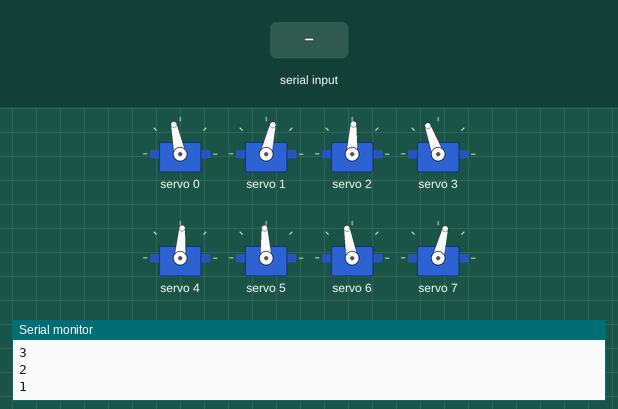
Simulated run of this sketch. Board: ESP32. Shown: 8 × servo, the last lines printed to the serial monitor. Inputs (shaded band) come from the test bench.

Above: at 12.2 s.
12.3 s: "2" received over Serial
At 13.87 s:
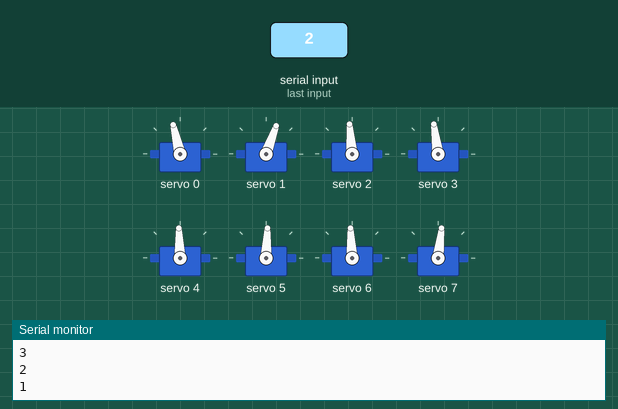
15.3 s: "1" received over Serial
18.3 s: "0" received over Serial
At 19.3 s:
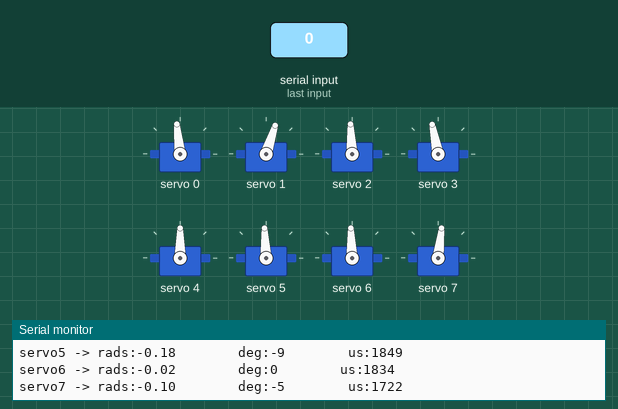
Timing chart, 0 to 21.3 s (numbered marks = the images above; inputs shaded):
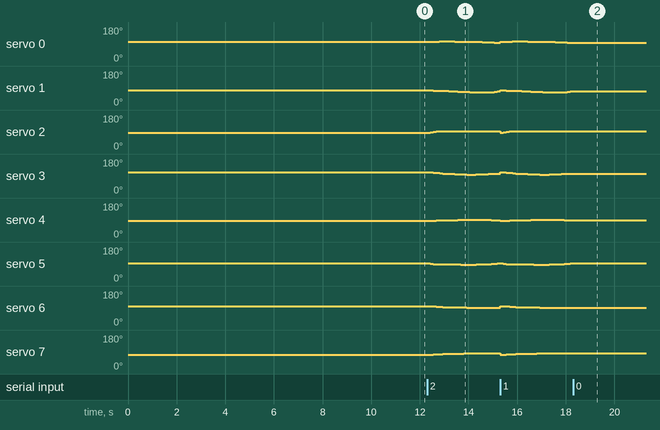

The sketch:

2D_SS_lift_42.ino
```cpp
// HOW TO:
// ------------------------------
// Serial input = 2 -> Steps through gait sequence once and stops at the end.
// Serial input = 1 -> Steps through gait sequence in a loop.
// Serial input = 0 -> Stops infinite loop at the node where it is at that moment

//Gait template
#include <Wire.h>
#include <Adafruit_PWMServoDriver.h>

Adafruit_PWMServoDriver pca9685 = Adafruit_PWMServoDriver();

#define SERVO_FREQ 300
#define SER0 0 //Hip 1
#define SER1 1 //Knee 1
#define SER2 2 //Hip 2
#define SER3 3 //Knee 2
#define SER4 4 //Hip 3
#define SER5 5 //Knee 3
#define SER6 6 //Hip 4
#define SER7 7 //Knee 4

// Insert servo angles here:
// For 3D gaits, these angles are obtained from linearisation.py
// For 2D gaits, these angles are obtained from 2D_trajectory_reader.py
float SS_servo0[] = {-0.21742343, -0.21885456, -0.23033289, -0.24196254, -0.25359219, -0.25644568, -0.2531929 , -0.24994012, -0.24668734, -0.24343456, -0.24018178, -0.236929  , -0.23367622, -0.23042344, -0.22181792, -0.20742518, -0.19303244, -0.17863969, -0.16424695, -0.14985421, -0.13546147, -0.11864878, -0.09937738, -0.07790221, -0.05523977, -0.0322245 , -0.00971486,  0.01097305,  0.02965104,  0.03707984,  0.03374539,  0.03110202,  0.02710286,  0.02023653,  0.01260479,  0.00742105,  0.00410105,  0.00433831,  0.00728699,  0.00793259,  0.00590717,  0.00333806,  0.00076896, -0.00180015, -0.00536014, -0.01545671, -0.02555327, -0.03564984, -0.04481955, -0.04762888, -0.05157617, -0.05268183, -0.05691502, -0.05993624, -0.07062603, -0.08069445, -0.08611977, -0.08659615, -0.08423773, -0.08195455, -0.08584946, -0.08953853, -0.090284  , -0.08766454, -0.08538875, -0.08640157, -0.08741439, -0.08842721, -0.08985463, -0.09822001, -0.1065854 , -0.11495079, -0.13033915, -0.15422391, -0.1831794 , -0.22024346};
float SS_servo1[] = {0.27772808, 0.27763893, 0.28613649, 0.28338213, 0.28062778, 0.29091755, 0.31028315, 0.32964875, 0.34901434, 0.36837994, 0.38774554, 0.40711114, 0.42647674, 0.44584233, 0.45760925, 0.46116072, 0.46471219, 0.46826366, 0.47181513, 0.4753666 , 0.47891807, 0.46066944, 0.42659528, 0.37757756, 0.32320818, 0.26907929, 0.21649025, 0.16619568, 0.12318267, 0.10097079, 0.10067627, 0.10059448, 0.10289586, 0.11069429, 0.11794937, 0.12222951, 0.12129683, 0.11311263, 0.09908806, 0.0873536 , 0.08176483, 0.07742698, 0.07308914, 0.0687513 , 0.06619141, 0.07536002, 0.08452864, 0.09369725, 0.10130593, 0.0992027 , 0.09907661, 0.09529137, 0.09650134, 0.09774378, 0.11249312, 0.12859159, 0.13406903, 0.12577812, 0.11250246, 0.09984121, 0.1018073 , 0.10422095, 0.10254752, 0.09011441, 0.08001112, 0.07669152, 0.07337193, 0.07005233, 0.06756051, 0.07892068, 0.09028084, 0.10164101, 0.12489615, 0.16559306, 0.21943018, 0.28480809};
float SS_servo2[] = {-0.17709777, -0.12984746, -0.07713708, -0.05713048, -0.03712388, -0.02629417, -0.02184956, -0.01740495, -0.01296033, -0.00851572, -0.00407111,  0.00037351,  0.00481812,  0.00926273,  0.00634731, -0.00452557, -0.01539845, -0.02627132, -0.0371442 , -0.04801708, -0.05888995, -0.06628666, -0.06659778, -0.06844553, -0.07115582, -0.07690876, -0.08673003, -0.10460489, -0.12235064, -0.13341628, -0.13669474, -0.135328  , -0.1309748 , -0.12464209, -0.11780083, -0.11404096, -0.11398586, -0.11518034, -0.12157342, -0.13128215, -0.1431896 , -0.15554458, -0.16789956, -0.18025455, -0.19242584, -0.2033854 , -0.21434497, -0.22530453, -0.23218289, -0.22910938, -0.21734492, -0.19874347, -0.17221908, -0.13892107, -0.10304579, -0.06584256, -0.03893742, -0.03322119, -0.03386729, -0.03693724, -0.04098736, -0.04314728, -0.04516218, -0.0510293 , -0.05689288, -0.06229157, -0.06769025, -0.07308894, -0.07862759, -0.08650845, -0.09438931, -0.10227016, -0.11539222, -0.1338495 , -0.15824639, -0.19250996};
float SS_servo3[] = { 3.32389309e-01,  3.38146541e-01,  2.89345314e-01,  2.32761101e-01,  1.76176887e-01,  1.42547462e-01,  1.24889508e-01,  1.07231554e-01,  8.95735995e-02,  7.19156453e-02,  5.42576911e-02,  3.65997369e-02,  1.89417827e-02,  1.28382857e-03, -1.05871856e-04,  1.60931560e-02,  3.22921839e-02,  4.84912117e-02,  6.46902396e-02,  8.08892674e-02,  9.70882953e-02,  1.06754793e-01,  1.01918323e-01,  9.90602427e-02,  9.80774518e-02,  1.03252967e-01,  1.16672869e-01,  1.44928425e-01,  1.75898619e-01,  1.91244610e-01,  1.90830497e-01,  1.82667502e-01,  1.68110234e-01,  1.49221282e-01,  1.27182551e-01,  1.13338771e-01,  1.05561826e-01,  1.00273263e-01,  1.06929117e-01,  1.21608634e-01,  1.57246274e-01,  1.97149869e-01,  2.37053464e-01,  2.76957059e-01,  3.18455247e-01,  3.70472381e-01,  4.22489516e-01,  4.74506651e-01,  5.19319086e-01,  5.38560684e-01,  5.28817122e-01,  4.98077599e-01,  4.34723366e-01,  3.51836657e-01,  2.66371792e-01,  1.86075193e-01,  1.25853550e-01,  1.05015881e-01,  9.78687810e-02,  9.60733618e-02,  9.83749122e-02,  9.77012990e-02,  9.85900574e-02,  1.03353763e-01,  1.09779988e-01,  1.15442030e-01,  1.21104072e-01,  1.26766114e-01,  1.32698511e-01,  1.43155035e-01,  1.53611560e-01,  1.64068085e-01,  1.82807987e-01,  2.12666219e-01,  2.57519132e-01, 3.17606848e-01};
float SS_servo4[] = { 2.00473629e-01,  1.78909508e-01,  1.57484886e-01,  1.46565617e-01,  1.35646347e-01,  1.26173973e-01,  1.17708318e-01,  1.09242663e-01,  1.00777008e-01,  9.23113530e-02,  8.38456980e-02,  7.53800430e-02,  6.69143880e-02,  5.84487331e-02,  5.60704675e-02,  6.02736974e-02,  6.44769273e-02,  6.86801572e-02,  7.28833871e-02,  7.70866170e-02,  8.12898470e-02,  9.19757690e-02,  9.99013965e-02,  1.04511122e-01,  1.07644616e-01,  1.09876038e-01,  1.11502043e-01,  1.11509272e-01,  1.09780872e-01,  1.00705624e-01,  8.11713523e-02,  6.34214149e-02,  5.06863592e-02,  4.37795940e-02,  3.65044905e-02,  3.36133105e-02,  3.05522902e-02,  2.66092599e-02,  2.18032562e-02,  1.48984552e-02,  1.01815881e-02,  5.91006744e-03,  1.63854683e-03, -2.63297378e-03, -5.60996647e-03, -4.74276836e-05,  5.51511110e-03,  1.10776499e-02,  2.01369491e-02,  2.15409311e-02,  1.36953121e-02,  3.25962087e-03, -8.28613054e-03, -1.88252362e-02, -2.98060476e-02, -3.98750707e-02, -4.95920166e-02, -5.52338289e-02, -5.99520271e-02, -6.28327501e-02, -4.92819737e-02, -2.69144852e-02,  4.04871489e-03,  3.82386923e-02,  7.01389547e-02,  9.62067395e-02,  1.22274524e-01,  1.48342309e-01,  1.73613409e-01,  1.85552716e-01,  1.97492022e-01,  2.09431328e-01,  2.13054252e-01,  2.13106176e-01,  2.11994434e-01, 2.10951822e-01};
float SS_servo5[] = {-0.17326074, -0.1328827 , -0.09936185, -0.0931129 , -0.08686395, -0.07925384, -0.07069667, -0.0621395 , -0.05358233, -0.04502516, -0.03646799, -0.02791082, -0.01935365, -0.01079648, -0.01323642, -0.0275661 , -0.04189577, -0.05622545, -0.07055512, -0.0848848 , -0.09921447, -0.12606396, -0.14751552, -0.16340923, -0.17619686, -0.18716866, -0.1969101 , -0.20485114, -0.20632176, -0.19500053, -0.16247358, -0.1319312 , -0.11191895, -0.10406278, -0.097573  , -0.09798337, -0.09946403, -0.0991849 , -0.09742551, -0.0937633 , -0.09386518, -0.09473323, -0.09560127, -0.09646932, -0.10021899, -0.12297772, -0.14573645, -0.16849517, -0.19803541, -0.20875784, -0.20089883, -0.18565221, -0.16948861, -0.15288362, -0.13742129, -0.12121384, -0.10695051, -0.10475054, -0.10369172, -0.10593847, -0.13970968, -0.19114757, -0.25933082, -0.33320046, -0.39145252, -0.42176   , -0.45206748, -0.48237497, -0.50950838, -0.48352654, -0.45754471, -0.43156287, -0.38013797, -0.31869776, -0.25200345, -0.19466487};
float SS_servo6[] = { 0.15803858,  0.14541627,  0.12530748,  0.10672442,  0.08814135,  0.07566303,  0.06743227,  0.05920151,  0.05097074,  0.04273998,  0.03450922,  0.02627845,  0.01804769,  0.00981693,  0.0045164 ,  0.00238394,  0.00025148, -0.00188097, -0.00401343, -0.00614589, -0.00827834, -0.01092076, -0.01395148, -0.01659521, -0.02001569, -0.02316067, -0.02638635, -0.0302066 , -0.03300618, -0.03083852, -0.01121305,  0.01770023,  0.05225814,  0.08814468,  0.12123154,  0.14925755,  0.17173129,  0.18890156,  0.19970004,  0.20908948,  0.20783621,  0.20441664,  0.20099708,  0.19757751,  0.19343742,  0.18454428,  0.17565113,  0.16675799,  0.15999439,  0.15767091,  0.15460513,  0.15010484,  0.14702804,  0.14623211,  0.14962181,  0.15645252,  0.16327445,  0.16720255,  0.16838999,  0.1640685 ,  0.14854887,  0.12953886,  0.11749408,  0.10509175,  0.09674564,  0.09159461,  0.08644357,  0.08129253,  0.07662555,  0.0800588 ,  0.08349205,  0.0869253 ,  0.09376626,  0.10786552,  0.13393899,  0.16154   };
float SS_servo7[] = {-0.27215227, -0.24958059, -0.21852346, -0.19670069, -0.17487792, -0.16111643, -0.15296382, -0.14481122, -0.13665861, -0.128506  , -0.1203534 , -0.11220079, -0.10404819, -0.09589558, -0.09237452, -0.09386096, -0.09534739, -0.09683382, -0.09832025, -0.09980669, -0.10129312, -0.10118163, -0.10049985, -0.10172327, -0.10126724, -0.10137591, -0.10131112, -0.10149843, -0.10075859, -0.11224438, -0.15952302, -0.22515608, -0.30312829, -0.38289589, -0.45330206, -0.50099593, -0.53014035, -0.53994921, -0.53097943, -0.52655347, -0.47825924, -0.42103577, -0.3638123 , -0.30658883, -0.25106685, -0.20676898, -0.16247111, -0.11817324, -0.10513829, -0.10822323, -0.11010691, -0.10702724, -0.10815658, -0.11140067, -0.12511175, -0.14312336, -0.16230295, -0.1793671 , -0.19017741, -0.18945675, -0.16408569, -0.13079566, -0.1096348 , -0.09161436, -0.0801512 , -0.07506466, -0.06997813, -0.06489159, -0.06079637, -0.07328975, -0.08578314, -0.09827653, -0.11991823, -0.15589462, -0.21299837, -0.27777609};

int node=0;
int first=0;
int input=0;
int end_time=0;
int time_step=120000;
int steps = sizeof(SS_servo0)/sizeof(SS_servo0[0]);
int one_print = 0;

// -------------------Joint configurations-------------------
int servo0=0;
int servo0_deg=0;
int servo1=0;
int servo1_deg=0;
int servo2=0;
int servo2_deg=0;
int servo3=0;
int servo3_deg=0;
int servo4=0;
int servo4_deg=0;
int servo5=0;
int servo5_deg=0;
int servo6=0;
int servo6_deg=0;
int servo7=0;
int servo7_deg=0;

void setup() {
  Serial.begin(115200);
  pca9685.begin();

  pca9685.setOscillatorFrequency(27000000); //Value between 24MHz and 27MHz, tuned for this setup
  pca9685.setPWMFreq(SERVO_FREQ);
  delay (1000);

  servo0_deg=SS_servo0[0]/3.14159265*180;
  servo0=map(servo0_deg,-38,90,2200,1030);
  servo1_deg=SS_servo1[0]/3.14159265*180;
  servo1=map(servo1_deg,-90,90,2600,950);
  servo2_deg=SS_servo2[0]/3.14159265*180;
  servo2=map(servo2_deg,-38,90,1510,2730);
  servo3_deg=SS_servo3[0]/3.14159265*180;
  servo3=map(servo3_deg,-90,90,1100,2700);
  servo4_deg=SS_servo4[0]/3.14159265*180;
  servo4=map(servo4_deg,-90,38,2700,1500);
  servo5_deg=SS_servo5[0]/3.14159265*180;
  servo5=map(servo5_deg,-90,90,2600,930);
  servo6_deg=SS_servo6[0]/3.14159265*180;
  servo6=map(servo6_deg,-90,38,850,2250);
  servo7_deg=SS_servo7[0]/3.14159265*180;
  servo7=map(servo7_deg,-90,90,920,2620);

  pca9685.setPWM(SER0,0,servo0);
  pca9685.setPWM(SER1,0,servo1);
  pca9685.setPWM(SER2,0,servo2);
  pca9685.setPWM(SER3,0,servo3);
  pca9685.setPWM(SER4,0,servo4);
  pca9685.setPWM(SER5,0,servo5);
  pca9685.setPWM(SER6,0,servo6);
  pca9685.setPWM(SER7,0,servo7);

  Serial.print("Node:");
  Serial.println(node);
  Serial.print("servo0 -> rads:");
  Serial.print(SS_servo0[node]);
  Serial.print("        deg:");
  Serial.print(servo0_deg);
  Serial.print("        us:");
  Serial.println(servo0);
  Serial.print("servo1 -> rads:");
  Serial.print(SS_servo1[node]);
  Serial.print("        deg:");
  Serial.print(servo1_deg);
  Serial.print("        us:");
  Serial.println(servo1);
  Serial.print("servo2 -> rads:");
  Serial.print(SS_servo2[node]);
  Serial.print("        deg:");
  Serial.print(servo2_deg);
  Serial.print("        us:");
  Serial.println(servo2);
  Serial.print("servo3 -> rads:");
  Serial.print(SS_servo3[node]);
  Serial.print("        deg:");
  Serial.print(servo3_deg);
  Serial.print("        us:");
  Serial.println(servo3);
  Serial.print("servo4 -> rads:");
  Serial.print(SS_servo4[node]);
  Serial.print("        deg:");
  Serial.print(servo4_deg);
  Serial.print("        us:");
  Serial.println(servo4);
  Serial.print("servo5 -> rads:");
  Serial.print(SS_servo5[node]);
  Serial.print("        deg:");
  Serial.print(servo5_deg);
  Serial.print("        us:");
  Serial.println(servo5);
  Serial.print("servo6 -> rads:");
  Serial.print(SS_servo6[node]);
  Serial.print("        deg:");
  Serial.print(servo6_deg);
  Serial.print("        us:");
  Serial.println(servo6);
  Serial.print("servo7 -> rads:");
  Serial.print(SS_servo7[node]);
  Serial.print("        deg:");
  Serial.print(servo7_deg);
  Serial.print("        us:");
  Serial.println(servo7);

  Serial.println("10");
  delay(1000);
  Serial.println("9");
  delay(1000);
  Serial.println("8");
  delay(1000);
  Serial.println("7");
  delay(1000);
  Serial.println("6");
  delay(1000);
  Serial.println("5");
  delay(1000);
  Serial.println("4");
  delay(1000);
  Serial.println("3");
  delay(1000);
  Serial.println("2");
  delay(1000);
  Serial.println("1");
  delay(1000);

}

void loop()
{
  if(Serial.available()>0)
  {
    first=Serial.read();
    if(first=='2')
    {
      input=2;
      node=0;
      one_print=1;
    }
    if(first=='1')
    {
      input=1;
      node=0;
      one_print=1;
    }
    if(first=='0')
    {
      input=0;
    }
  }
  if(input==1 or input==2)
  {
      if(esp_timer_get_time()>=end_time)
      {
        servo0_deg=SS_servo0[node]/3.14159265*180;
        servo0=map(servo0_deg,-38,90,2200,1030);
        servo1_deg=SS_servo1[node]/3.14159265*180;
        servo1=map(servo1_deg,-90,90,2600,950);
        servo2_deg=SS_servo2[node]/3.14159265*180;
        servo2=map(servo2_deg,-38,90,1510,2730);
        servo3_deg=SS_servo3[node]/3.14159265*180;
        servo3=map(servo3_deg,-90,90,1100,2700);
        servo4_deg=SS_servo4[node]/3.14159265*180;
        servo4=map(servo4_deg,-90,38,2700,1500);
        servo5_deg=SS_servo5[node]/3.14159265*180;
        servo5=map(servo5_deg,-90,90,2600,930);
        servo6_deg=SS_servo6[node]/3.14159265*180;
        servo6=map(servo6_deg,-90,38,850,2250);
        servo7_deg=SS_servo7[node]/3.14159265*180;
        servo7=map(servo7_deg,-90,90,920,2620);

        pca9685.setPWM(SER0,0,servo0);
        pca9685.setPWM(SER1,0,servo1);
        pca9685.setPWM(SER2,0,servo2);
        pca9685.setPWM(SER3,0,servo3);
        pca9685.setPWM(SER4,0,servo4);
        pca9685.setPWM(SER5,0,servo5);
        pca9685.setPWM(SER6,0,servo6);
        pca9685.setPWM(SER7,0,servo7);

        node+=1;
        if(node>=steps and input==1)
        {
          Serial.print("Input:");
          Serial.println(input);
          node=0;
        }
        if(node>=steps and input==2)
        {
          Serial.print("Input:");
          Serial.println(input);
          input=0;
        }
         end_time=esp_timer_get_time()+time_step;
      }
   }

  if(input == 0)
  {
        pca9685.setPWM(SER0,0,servo0);
        pca9685.setPWM(SER1,0,servo1);
        pca9685.setPWM(SER2,0,servo2);
        pca9685.setPWM(SER3,0,servo3);
        pca9685.setPWM(SER4,0,servo4);
        pca9685.setPWM(SER5,0,servo5);
        pca9685.setPWM(SER6,0,servo6);
        pca9685.setPWM(SER7,0,servo7);

        if(one_print==1)
        {
          Serial.print("Input:");
          Serial.println(input);
          Serial.print("Node:");
          Serial.println(node);
          Serial.print("servo0 -> rads:");
          Serial.print(SS_servo0[node]);
          Serial.print("        deg:");
          Serial.print(servo0_deg);
          Serial.print("        us:");
          Serial.println(servo0);
          Serial.print("servo1 -> rads:");
          Serial.print(SS_servo1[node]);
          Serial.print("        deg:");
          Serial.print(servo1_deg);
          Serial.print("        us:");
          Serial.println(servo1);
          Serial.print("servo2 -> rads:");
          Serial.print(SS_servo2[node]);
          Serial.print("        deg:");
          Serial.print(servo2_deg);
          Serial.print("        us:");
          Serial.println(servo2);
          Serial.print("servo3 -> rads:");
          Serial.print(SS_servo3[node]);
          Serial.print("        deg:");
          Serial.print(servo3_deg);
          Serial.print("        us:");
          Serial.println(servo3);
          Serial.print("servo4 -> rads:");
          Serial.print(SS_servo4[node]);
          Serial.print("        deg:");
          Serial.print(servo4_deg);
          Serial.print("        us:");
          Serial.println(servo4);
          Serial.print("servo5 -> rads:");
          Serial.print(SS_servo5[node]);
          Serial.print("        deg:");
          Serial.print(servo5_deg);
          Serial.print("        us:");
          Serial.println(servo5);
          Serial.print("servo6 -> rads:");
          Serial.print(SS_servo6[node]);
          Serial.print("        deg:");
          Serial.print(servo6_deg);
          Serial.print("        us:");
          Serial.println(servo6);
          Serial.print("servo7 -> rads:");
          Serial.print(SS_servo7[node]);
          Serial.print("        deg:");
          Serial.print(servo7_deg);
          Serial.print("        us:");
          Serial.println(servo7);
          one_print=0;
        }

  }
}
```

Measured:
- after the input at 12.3 s, servo 0: rises from 102° to 104° in 0.25 s, then falls to 96° in 2.4 s; servo 1: 77° → 76° after 0.26 s, → 75° 0.50 s later, → 74° 0.13 s later, → 72° 0.25 s later, … (10 changes in this stretch)
- after the input at 18.3 s, servo 0: stops changing and stays 96°; servo 1: stops changing and stays 72°; servo 2, servo 5: stops changing and stays 93°; servo 3: stops changing and stays 101°; servo 4: stops changing and stays 90°
